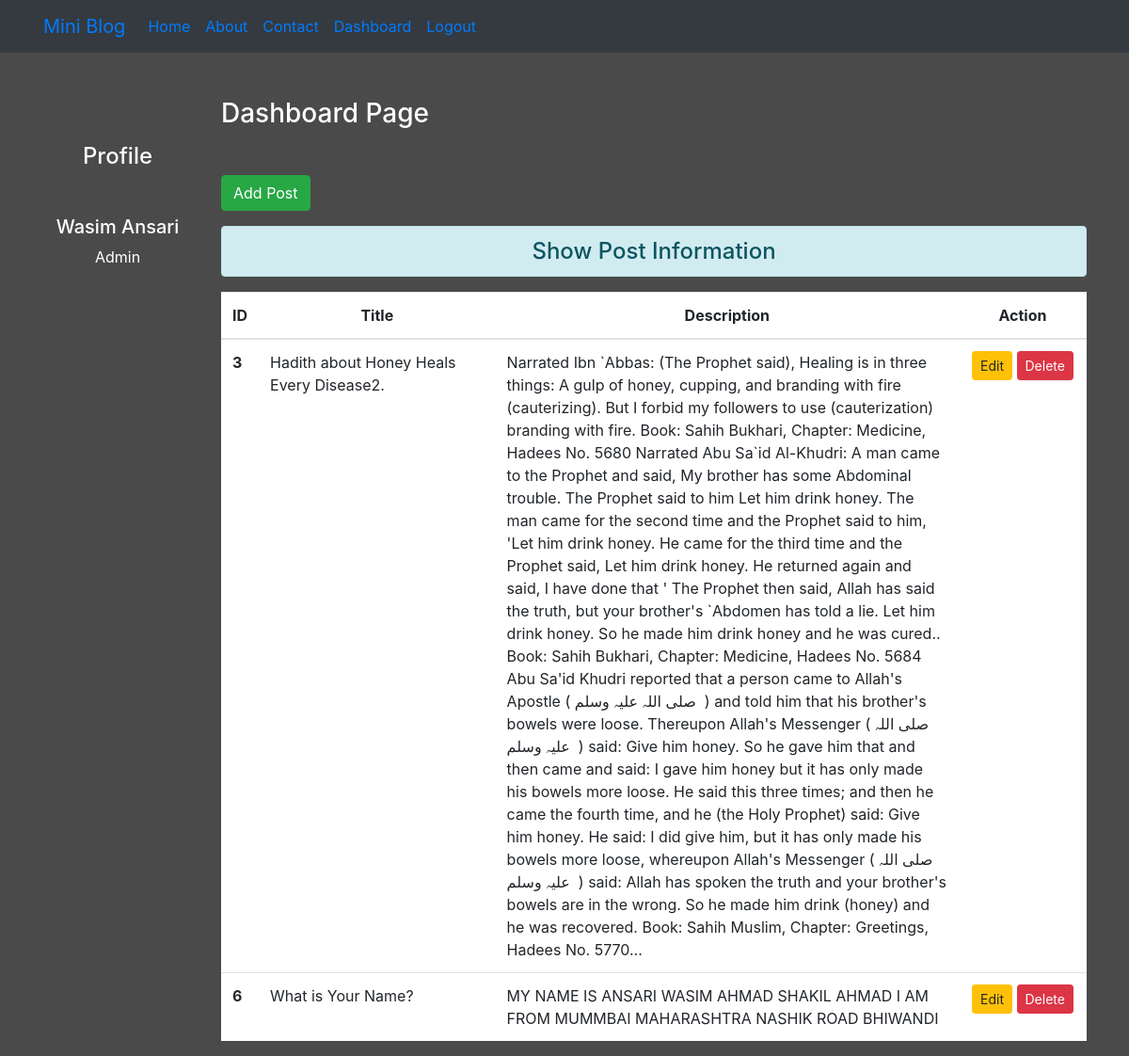
Page /dashboard/ (signed in) on the committed database.
### blog/models.py (models this page shows)
class Post(models.Model):
    title = models.CharField(max_length=(150))
    desc = models.TextField()

### blog/views.py (the view)
# urls.py: path('dashboard/', views.dashboard, name='dashboard'),
def dashboard(request):
 if request.user.is_authenticated:
  posts = Post.objects.all()
  user = request.user
  full_name = user.get_full_name()
  gps = user.groups.all()
  return render(request, 'blog/dashboard.html', {'posts':posts,
  'full_name':full_name, 'groups':gps})
 else:
   return HttpResponseRedirect('/login/')

### blog/templates/blog/dashboard.html (shortened to what this page needs)
{% extends "blog/base.html" %}
{% load static %}
{% block side %}
<div class="col-sm-2 text-white my-5 text-center">
  <h4 class="my-5">Profile</h4>
  <h5>{{full_name}}</h5>
  {% for group in groups %}
    <p>{{group.name}}</p>
  {% endfor %}
</div>
{% endblock side %}
{% block content %}
<div class="col-sm-10">
<h3 class="text-white my-5">Dashboard Page</h3>
<a href="{% url "addpost" %} " class="btn btn-success">Add Post</a>
<h4 class="text-center alert alert-info mt-3">Show Post Information</h4>
 {% if posts %}
  <table class="table table-hover bg-white">
    <thead>
      <tr class="text-center">
        <th scope="col" style="width:2%">ID</th>
        <th scope="col" style="width:28%">Title</th>
        <th scope="col" style="width:55%">Description</th>
        <th scope="col" style="width:15%">Action</th>
      </tr>
    </thead>
    <tbody>
     {% for post in posts %}
      <tr>
        <th scope="row">{{post.id}}</th>
        <td>{{post.title}}</td>
        <td>{{post.desc}}</td>
        <td class="text-center">
         {% if perms.blog.change_post %}
         <a href="{% url "updatepost" post.id %}" class="btn btn-warning btn-sm">Edit</a>
         {% if perms.blog.delete_post %}
         <form action="{% url "deletepost" post.id %}" method="post" class="d-inline">{% csrf_token %}
          <input type="submit" class="btn btn-danger btn-sm"
          value="Delete">
         </form>
         {% endif %}
         {% endif %}
        </td>
      </tr>
     {% endfor %}
    </tbody>
  </table>
  {% else %}
   <h4 class="text-center alert alert-warning">No Records</h4>
 {% endif %}
</div>
{% endblock content %}

### blog/templates/blog/base.html (shortened to what this page needs)
<!DOCTYPE html>
{% load static %}
<html lang="en">
<head>
    <link rel="stylesheet" href="{% static "blog/css/bootstrap.css" %}">
    <link rel="stylesheet" href="{% static "blog/css/style.css" %}">
</head>
<body>
    <div class="container-fluid bg-dark">
    {% include "blog/navbar.html" %}
    </div>
    <div class="container">
    <div class="row">
        {% block side %}
        {% endblock side %}
        {% block content %}
        {% endblock content %}
    </div>
    </div>
</body>
</html>

### blog/templates/blog/navbar.html (shortened to what this page needs)
<nav class="navbar navbar-expand-lg bg-body-tertiary">
  <div class="container-fluid">
    <a class="navbar-brand" href="#">Mini Blog</a>
    <div class="collapse navbar-collapse" id="navbarNav">
      <ul class="navbar-nav">
        <li class="nav-item">
          <a class="nav-link active" aria-current="page" href="/">Home</a>
        </li>
        <li class="nav-item">
          <a class="nav-link" href="{% url "about" %}">About</a>
        </li>
        <li class="nav-item">
          <a class="nav-link" href="{% url "contact" %}">Contact</a>
        {% if request.user.is_authenticated %}
        </li>
        <li class="nav-item">
          <a class="nav-link" href="{% url "dashboard" %}">Dashboard</a>
        </li>
        <li class="nav-item">
          <a class="nav-link" href="{% url "logout" %}">Logout</a>
        </li>
        {% endif %}
      </ul>
    </div>
  </div>
</nav>

### blog/static/blog/css/style.css (style rules this page uses)
body { background-color: rgb(75, 74, 74); color:antiquewhite; }

### rows in the picture
Post: id "3", title "Hadith about Honey Heals Every Disease2.", desc "Narrated Ibn `Abbas: (The Prophet said), Healing is in three things: A gulp of honey, cupping, and branding with fire (cauterizing). But I forbid my followers to use (cauterization) branding with fire. Book: Sahih Bukhari, Chapter: Medicine, Hadees No. 5680 Narrated Abu Sa`id Al-Khudri: A man came to the Prophet and said, My brother has some Abdominal trouble. The Prophet said to him Let him drink honey. The man came for the second time and the Prophet said to him, 'Let him drink honey. He came for the third time and the Prophet said, Let him drink honey. He returned again and said, I have done that ' The Prophet then said, Allah has said the truth, but your brother's `Abdomen has told a…"
Post: id "6", title "What is Your Name?", desc "MY NAME IS ANSARI WASIM AHMAD SHAKIL AHMAD I AM FROM MUMMBAI MAHARASHTRA NASHIK ROAD BHIWANDI"

### other values in the picture
{{ full_name }} "Wasim Ansari"
{{ group.name }} "Admin"
